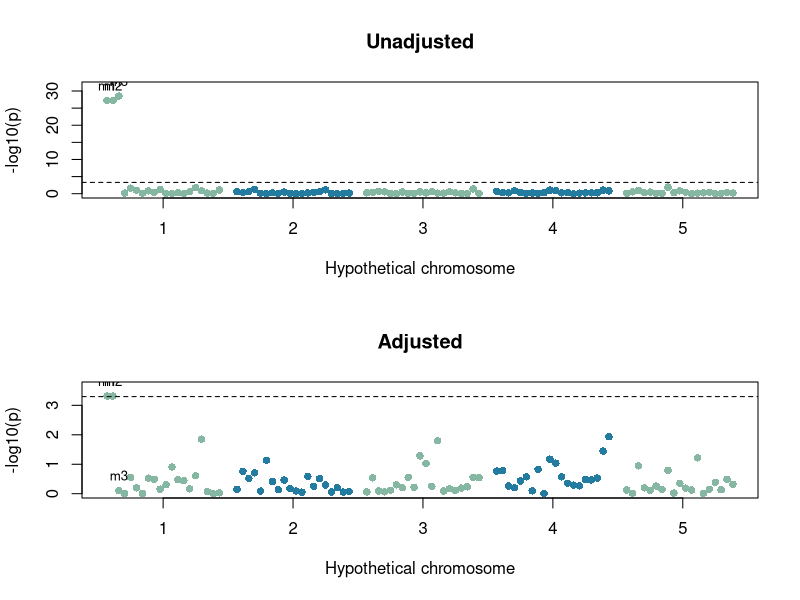

This chart was generated by the following R code:
## ---- chunk 1
#| label: synthetic-gwas-data
set.seed(20261013)
n <- 160L; m <- 100L
ids <- sprintf("animal%03d",seq_len(n))
markers <- paste0("m",seq_len(m))
group <- factor(rep(c("A","B"),each=n/2))
sex <- factor(rep(c("F","M"),n/2))
p <- runif(m,.2,.5)
M <- matrix(rbinom(n*m,2,rep(p,each=n)),n,m,dimnames=list(ids,markers))
M[,"m1"] <- rbinom(n,2,ifelse(group=="A",.2,.8))
M[,"m2"] <- M[,"m1"]
M[,"m3"] <- rbinom(n,2,ifelse(group=="A",.1,.9))
M[,"m100"] <- 0 # Invariant marker, explicitly excluded from testing.
# Phenotype is generated before introducing missing calls at another marker.
y <- 2+.8*M[,"m1"]+4*(group=="B")+.5*(sex=="F")+rnorm(n,sd=1.5)
M[sample(seq_len(n),8),"m5"] <- NA_real_
records <- data.frame(animal=ids,group=group,sex=sex,phenotype=y)
metadata <- data.frame(marker=markers,chromosome=rep(1:5,each=20),
                       position_bp=rep(seq(1000,20000,by=1000),5),
                       counted_allele="G",other_allele="A")
stopifnot(identical(records$animal,rownames(M)),
          identical(metadata$marker,colnames(M)),all(na.omit(c(M)) %in% 0:2))
knitr::kable(data.frame(marker=c("m1","m2","m3","m5","m100"),
  called=colSums(!is.na(M)) [c("m1","m2","m3","m5","m100")]),row.names=FALSE)
## ---- chunk 2
#| label: association-scan
scan_markers <- function(adjusted=TRUE,genotypes=M) {
  do.call(rbind,lapply(colnames(genotypes),function(marker) {
    dosage <- genotypes[,marker]
    use <- !is.na(dosage) & complete.cases(records)
    data <- records[use,]; data$dosage <- dosage[use]
    result <- data.frame(marker=marker,called=sum(use),
      allele_frequency=mean(data$dosage)/2,beta=NA_real_,SE=NA_real_,
      p_value=NA_real_,status="tested")
    if(length(unique(data$dosage))<2) {
      result$status <- "invariant"; return(result)
    }
    formula <- if(adjusted) phenotype~group+sex+dosage else phenotype~dosage
    X <- model.matrix(formula,data)
    if(qr(X)$rank<ncol(X) || nrow(X)<=ncol(X)) {
      result$status <- "unestimable"; return(result)
    }
    fit <- lm(formula,data=data)
    coefficient <- coef(summary(fit))["dosage",]
    result$beta <- coefficient["Estimate"]
    result$SE <- coefficient["Std. Error"]
    result$p_value <- coefficient["Pr(>|t|)"]
    result
  }))
}
unadjusted <- scan_markers(FALSE)
adjusted <- scan_markers(TRUE)
stopifnot(sum(adjusted$status=="tested")==99,
          adjusted$status[adjusted$marker=="m100"]=="invariant",
          adjusted$called[adjusted$marker=="m5"]==152)
focus <- c("m1","m2","m3")
knitr::kable(data.frame(marker=focus,
  unadjusted_beta=unadjusted$beta[match(focus,unadjusted$marker)],
  adjusted_beta=adjusted$beta[match(focus,adjusted$marker)],
  unadjusted_p=unadjusted$p_value[match(focus,unadjusted$marker)],
  adjusted_p=adjusted$p_value[match(focus,adjusted$marker)]),digits=5,row.names=FALSE)
## ---- chunk 3
#| label: partial-regression-check
X0 <- model.matrix(~group+sex,data=records)
y_residual <- lm.fit(X0,y)$residuals
d_residual <- lm.fit(X0,M[,"m1"])$residuals
partial_beta <- sum(d_residual*y_residual)/sum(d_residual^2)
partial_error <- y_residual-partial_beta*d_residual
partial_SE <- sqrt(sum(partial_error^2)/(n-ncol(X0)-1)/sum(d_residual^2))
i1 <- match("m1",adjusted$marker)
stopifnot(abs(partial_beta-adjusted$beta[i1])<1e-12,
          abs(partial_SE-adjusted$SE[i1])<1e-12)
## ---- chunk 4
#| label: multiple-testing
valid <- adjusted$status=="tested"
number_tests <- sum(valid)
for(method in c("bonferroni","holm","BH","BY")) {
  adjusted[[method]] <- NA_real_
  adjusted[[method]][valid] <- p.adjust(adjusted$p_value[valid],method=method)
}
stopifnot(max(abs(adjusted$bonferroni[valid]-
  pmin(1,number_tests*adjusted$p_value[valid])))<1e-12)
summary <- data.frame(rule=c("Raw p < 0.05","Bonferroni","Holm","BH","BY"),
  rejected=c(sum(adjusted$p_value[valid]<.05),
             vapply(adjusted[valid,c("bonferroni","holm","BH","BY")],
                    function(p) sum(p<.05),integer(1))))
knitr::kable(summary,row.names=FALSE)
top <- adjusted[valid,]
top <- top[order(top$p_value,top$marker),]
knitr::kable(head(top[,c("marker","called","beta","SE","p_value",
                        "bonferroni","holm","BH","BY")],10),digits=5,row.names=FALSE)
## ---- chunk 5
#| label: fig-association-scan
#| fig-cap: "Unadjusted and covariate-adjusted scans of the same synthetic panel. The dashed line is the Bonferroni threshold for the 99 estimable tests; model adjustment and multiple-testing adjustment address different problems."
#| fig-width: 10
#| fig-height: 6
stopifnot(identical(metadata$marker,adjusted$marker),
          identical(adjusted$marker,unadjusted$marker))
x <- metadata$position_bp+(metadata$chromosome-1)*22000
colors <- c("#247BA0","#86B7A3")[1+(metadata$chromosome %% 2)]
local({
  old <- par(mfrow=c(2,1)); on.exit(par(old))
  for(label in c("Unadjusted","Adjusted")) {
    results <- if(label=="Unadjusted") unadjusted else adjusted
    keep <- results$status=="tested"
    significance <- -log10(results$p_value[keep])
    plot(x[keep],significance,pch=16,col=colors[keep],xaxt="n",
      main=label,xlab="Hypothetical chromosome",ylab="-log10(p)",
      ylim=c(0,max(significance,-log10(.05/number_tests))*1.1))
    axis(1,at=(0:4)*22000+10500,labels=1:5)
    abline(h=-log10(.05/number_tests),lty=2)
    at <- match(focus,results$marker)
    text(x[at],-log10(results$p_value[at]),labels=focus,pos=3,cex=.8)
  }
})
## ---- chunk 6
#| label: tagging-and-identifiability
i2 <- match("m2",adjusted$marker)
stopifnot(adjusted$beta[i1]==adjusted$beta[i2],
          adjusted$p_value[i1]==adjusted$p_value[i2],
          abs(cor(M[,"m1"],M[,"m2"])^2-1)<1e-12)
joint <- model.matrix(~group+sex+M[,"m1"]+M[,"m2"],data=records)
stopifnot(qr(joint)$rank<ncol(joint))
## ---- chunk 7
reversed <- M; reversed[,"m1"] <- 2-reversed[,"m1"]
reversed_results <- scan_markers(TRUE,reversed)
stopifnot(abs(reversed_results$beta[i1]+adjusted$beta[i1])<1e-12,
  abs(reversed_results$SE[i1]-adjusted$SE[i1])<1e-12,
  abs(reversed_results$p_value[i1]-adjusted$p_value[i1])<1e-12)
number_marker_trait_tests <- 10*number_tests
c(tests=number_marker_trait_tests,raw_threshold=.05/number_marker_trait_tests)
